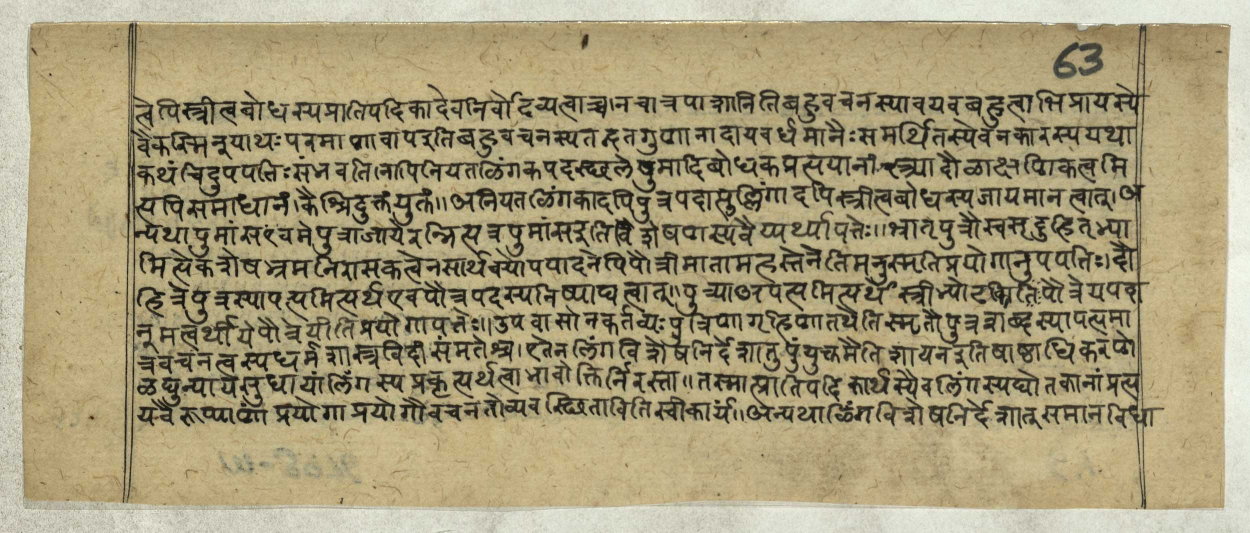
#> input picture char_visualisation/line-segmentation/input_images/sample_manuscript/3976_0001.jpg, 2500 x 1065 px (shown at 1/2 size)
$ python -i segment_line.py   (imports and definitions only)
#> lines starting #> are read from the running program, lines starting #| are printed output that depends on the picture
import cv2
import numpy as np
from craft_text_detector import Craft
import os
from pathlib import Path


# [63 lines left out: function segment_lines, not called in this run]


def segment_lines_from_upload(image_bytes, output_dir="data/lines", save_lines=True):
    """
    Segment an image from uploaded bytes into text lines.

    Args:
        image_bytes: Raw image bytes (e.g., from file upload)
        output_dir: Directory to save segmented lines
        save_lines: Whether to save lines to disk

    Returns:
        list: List of tuples [(line_image, bbox), ...]
    """
    # Convert bytes to numpy array
    nparr = np.frombuffer(image_bytes, np.uint8)
    img = cv2.imdecode(nparr, cv2.IMREAD_COLOR)

    if img is None:
        raise ValueError("Could not decode image from bytes")

    return segment_lines(img, output_dir, save_lines)


# [18 lines not run here, left out]

>>> import cv2
>>> picture = cv2.imread('../char_visualisation/line-segmentation/input_images/sample_manuscript/3976_0001.jpg', cv2.IMREAD_GRAYSCALE)
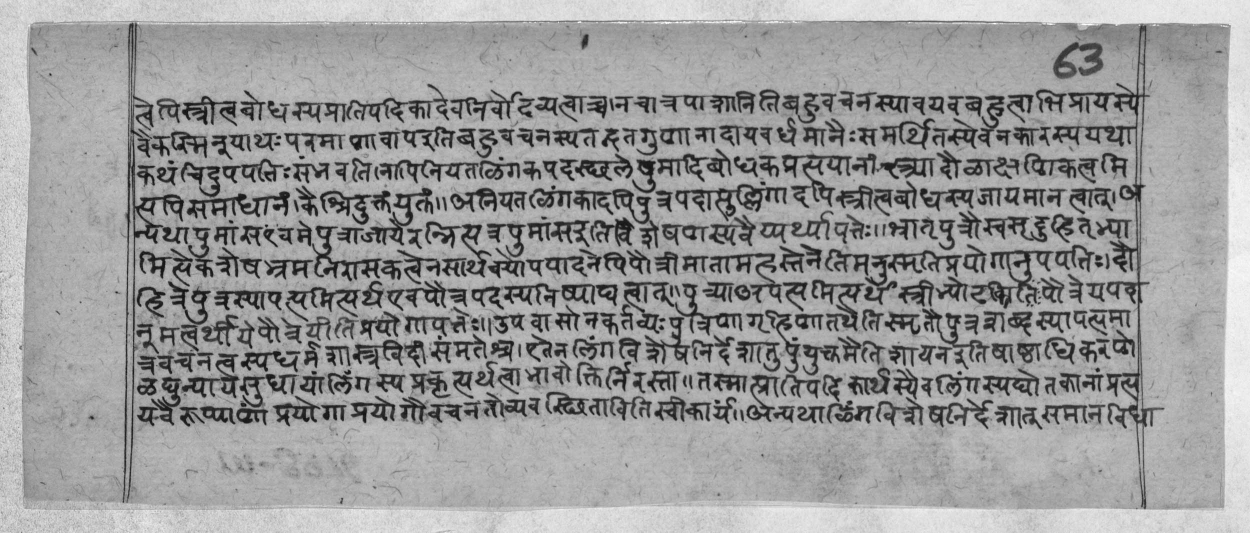
#> picture: shape (1065, 2500) (shown at 1/2 size); min 4, max 255, mean 153.8
>>> result = segment_lines_from_upload(picture)
#> (the run stopped early here; a loop or call above may not have finished)
